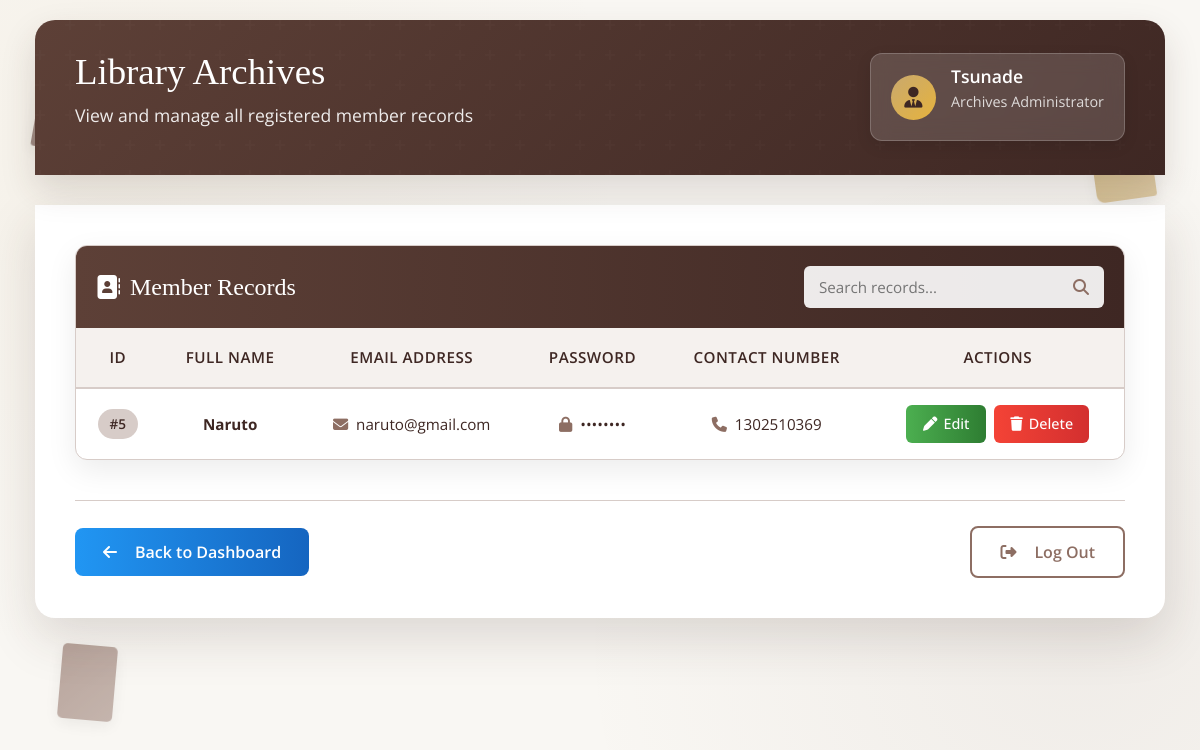
/view/ (signed in), run on the app's committed database.
### ContactBookApp/models.py (models this page shows)
class DataBases(models.Model):
    owner = models.ForeignKey(
        "self", null=True, blank=True, on_delete=models.CASCADE, related_name="contacts"
    )
    names = models.CharField(max_length=30)
    emails = models.EmailField(max_length=30)
    passwords = models.CharField(max_length=30)
    contact_numbers = models.CharField(max_length=15)

### ContactBookApp/views.py (the view)
# urls.py: path("view/", ViewPage),
def ViewPage(request):
    user_id = request.session.get("user_id")
    logged_user = get_object_or_404(DataBases, id=user_id)
    RegisterDataBases = DataBases.objects.filter(owner=logged_user)
    return render(
        request,
        "index4.html",
        {"RegisterDataBases": RegisterDataBases, "logged_user": logged_user},
    )

### ContactBookApp/templates/index4.html (shortened to what this page needs)
<!DOCTYPE html>
<html lang="en">
<head>
    <link href="https://cdn.jsdelivr.net/npm/bootstrap@5.3.2/dist/css/bootstrap.min.css" rel="stylesheet">
    <link rel="stylesheet" href="https://cdnjs.cloudflare.com/ajax/libs/font-awesome/6.5.1/css/all.min.css">
</head>
<body>
    <div class="library-decoration book-1"></div>
    <div class="library-decoration book-2"></div>
    <div class="library-decoration book-3"></div>
    <div class="view-container">
        <div class="view-header">
            <div class="header-content">
                <div>
                    <h1 class="page-title">Library Archives</h1>
                    <p class="page-subtitle">View and manage all registered member records</p>
                </div>
                {% if logged_user %}
                <div class="user-panel">
                    <div class="user-icon">
                        <i class="fas fa-user-tie"></i>
                    </div>
                    <div class="user-info">
                        <h3>{{ logged_user.names }}</h3>
                        <p>Archives Administrator</p>
                    </div>
                </div>
                {% endif %}
            </div>
        </div>
        <div class="view-card">
            <div class="records-table">
                <div class="table-header">
                    <h3><i class="fas fa-address-book"></i> Member Records</h3>
                    <div class="search-box">
                        <input type="text" id="searchInput" placeholder="Search records...">
                        <i class="fas fa-search"></i>
                    </div>
                </div>
                {% if RegisterDataBases %}
                <div class="table-responsive">
                    <table class="table-custom">
                        <thead>
                            <tr>
                                <th>ID</th>
                                <th>Full Name</th>
                                <th>Email Address</th>
                                <th>Password</th>
                                <th>Contact Number</th>
                                <th>Actions</th>
                            </tr>
                        </thead>
                        <tbody>
                            {% for inf in RegisterDataBases %}
                            <tr data-search="{{ inf.names|lower }} {{ inf.emails|lower }} {{ inf.contact_numbers }}">
                                <td>
                                    <span class="id-badge">#{{inf.id}}</span>
                                </td>
                                <td>
                                    <strong>{{inf.names}}</strong>
                                </td>
                                <td>
                                    <i class="fas fa-envelope me-1" style="color: var(--secondary-color);"></i>
                                    {{inf.emails}}
                                </td>
                                <td>
                                    <i class="fas fa-lock me-1" style="color: var(--secondary-color);"></i>
                                    ••••••••
                                </td>
                                <td>
                                    <i class="fas fa-phone me-1" style="color: var(--secondary-color);"></i>
                                    {{inf.contact_numbers}}
                                </td>
                                <td>
                                    <div class="action-buttons">
                                        <a href="/edit/{{inf.id}}" class="btn-edit">
                                            <i class="fa-solid fa-pen"></i> Edit
                                        </a>
                                        <a href="/delete/{{inf.id}}" class="btn-delete"
                                            onclick="return confirmDelete('{{inf.names}}');">
                                            <i class="fa-solid fa-trash"></i> Delete
                                        </a>
                                    </div>
                                </td>
                            </tr>
                            {% endfor %}
                        </tbody>
                    </table>
                </div>
                {% endif %}
            </div>
            <div class="footer-actions">
                <a href="/oprator/" class="btn-back">
                    <i class="fa-solid fa-arrow-left me-2"></i> Back to Dashboard
                </a>
                <a href="/register/" class="btn-logout">
                    <i class="fa-solid fa-right-from-bracket me-2"></i> Log Out
                </a>
            </div>
        </div>
    </div>
</body>
</html>

### data on the page
DataBases: names "Tsunade"
DataBases: id "5", names "Naruto", emails "naruto@gmail.com", contact_numbers "1302510369"
